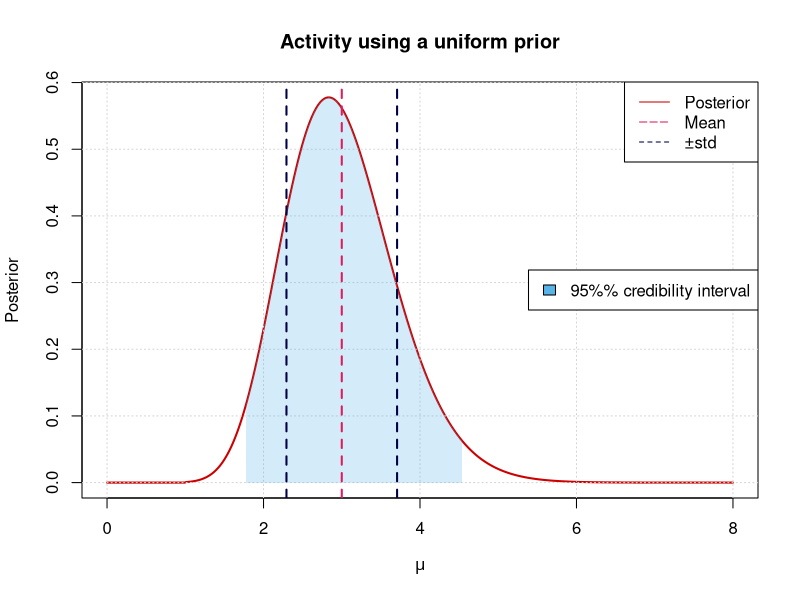
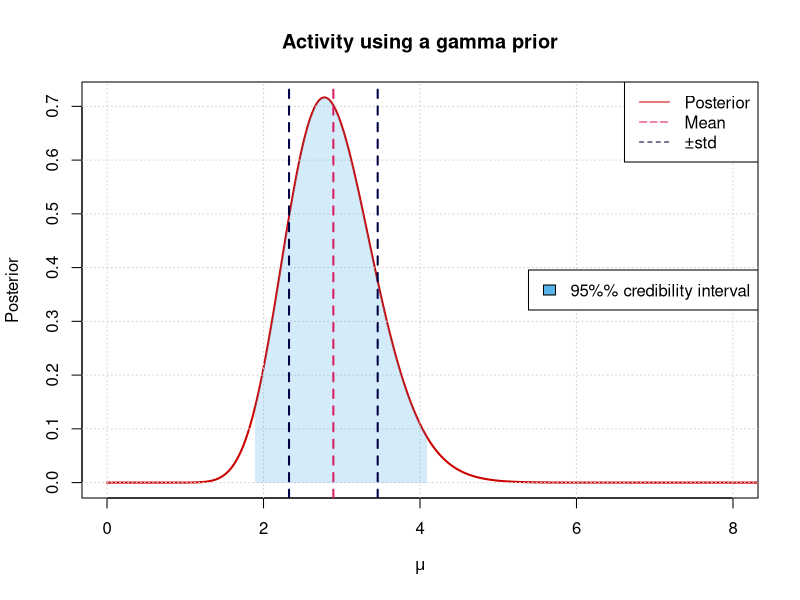
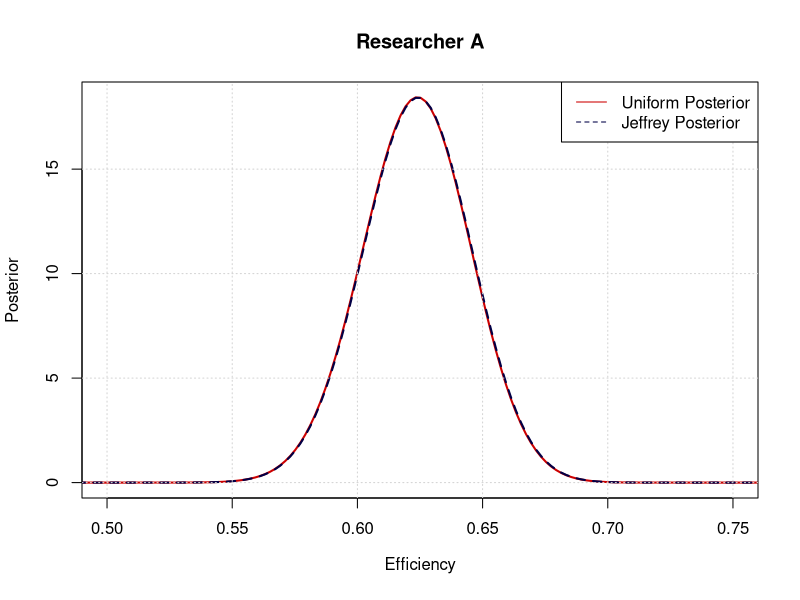
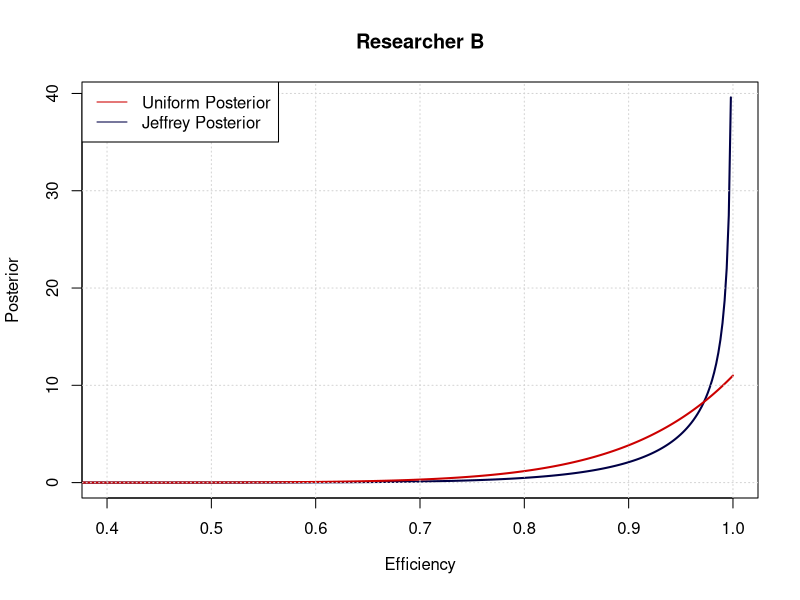
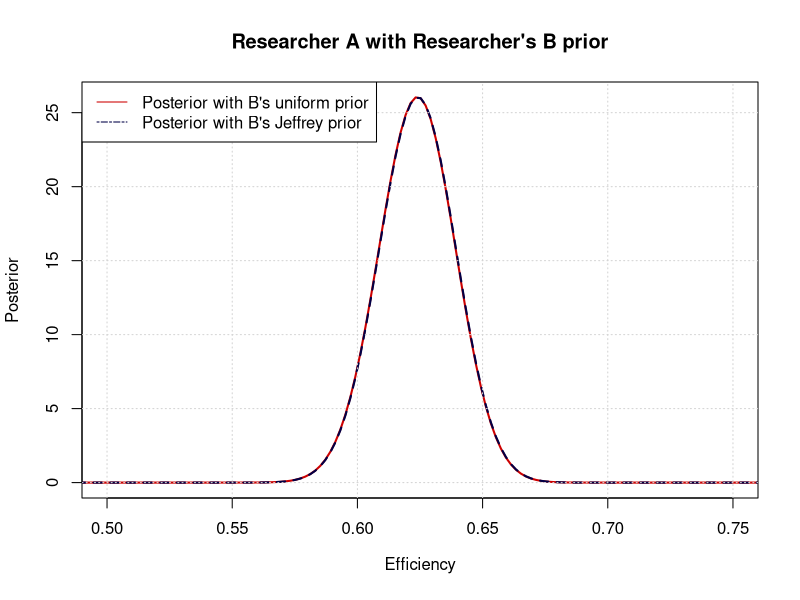
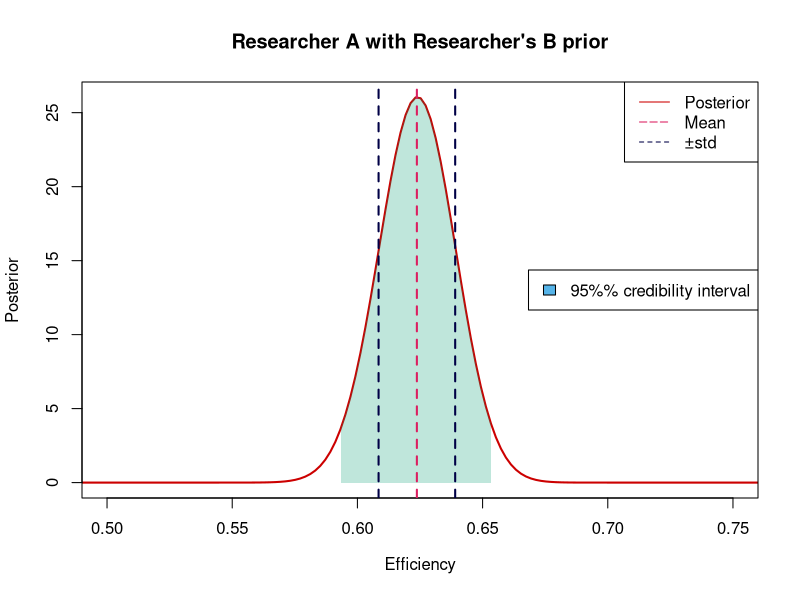
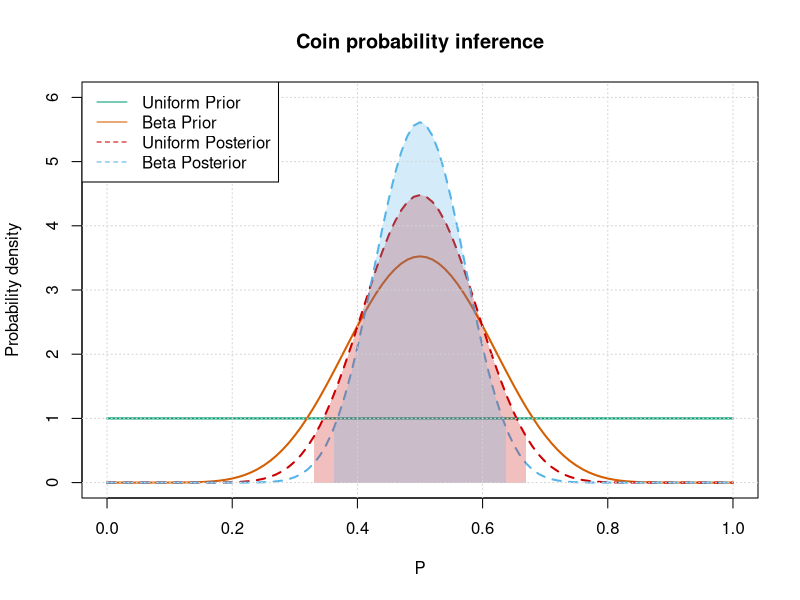
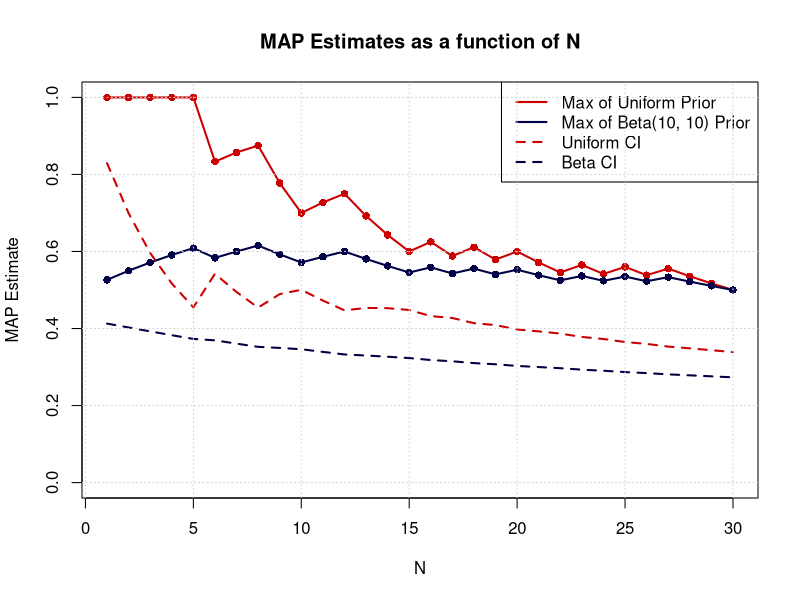

R code for these plots, in order:
## ---- chunk 1
knitr::opts_chunk$set(echo = TRUE)

color_vector <- c("#CC0000",   # Dark red
                  "#CC79A7",   # Muted purple
                  "#D55E00",   # Vermilion
                  "#009E73",   # Bluish green
                  "#56B4E9",   # Sky blue
                  '#000046',   # Deep Blue
                  "#DB1E60",   # Pinkish-red
                  "#E69F00")   # Yellow-orange

## ---- chunk 2
library(dplyr)
library(ggplot2)
library(reshape2)
## ---- chunk 3
#------------- Useful functions -------------
mean_pdf   <- function(f, lower, upper){integrate(function(x) x*f(x), lower, upper)$value}
std_pdf <- function(f, lower, upper) {
  mu <- mean_pdf(f, lower, upper)
  sqrt(integrate(function(x) (x - mu)^2 * f(x), lower, upper)$value / integrate(f, lower, upper)$value)
}
cumulative <- function(f, lower, X){integrate(f, lower, X)$value}
inverse_cumulative <- function(f, p, lower, upper){uniroot(function(x) cumulative(f, lower, x)-p, c(lower, upper))$root}

#inference functions
binom_likelihood <- function(prob, ...) sapply(prob, function(P)  prod(dbinom(prob=P, ...)))
pois_likelihood  <- function(mu, ...)   sapply(mu,   function(MU) prod(dpois (lambda = MU, ...)))

posterior <- function(parameter, prior, likelihood, lower, upper, ...) {
  unnormalized <- function(x) likelihood(x, ...)*prior(x)
  norm_factor  <- integrate(unnormalized, lower = lower, upper = upper)$value
  unnormalized(parameter)/norm_factor
}

## ---- chunk 4
#coding the data from the observations
observed_particles <- c(4, 1, 3, 1, 5, 3)
particles_mean <- observed_particles %>% mean
particles_std  <- observed_particles %>% sd

writeLines(sprintf(
  'The observed number of particles in a fixed time interval of 10s is on average %.1f, with a standard deviation of %.1f',
  particles_mean, particles_std
))

#------------------------------------------------
#------------ POSITIVE UNIFORM PRIOR ------------
#------------------------------------------------

#boundaries for the uniform prior
mu_lim <- c(1, 20)
p_mu <- 1./(mu_lim[2]-mu_lim[1])


#definition of prior and calculation of the posterior
uniform_prior     <- function(mu) sapply(mu, function(x) ifelse(x > mu_lim[1] && x < mu_lim[2], p_mu, 0))
uniform_posterior <- function(mu) posterior(mu, uniform_prior, pois_likelihood, lower=mu_lim[1], upper=mu_lim[2], x=observed_particles)

#compute the 95% credibility interval
uniform_95_interval <- sapply(c(0.025, 0.975), function(P) inverse_cumulative(uniform_posterior, p = P, lower = mu_lim[1], upper = mu_lim[2]))

mean_uniform   <- mean_pdf(uniform_posterior, lower = mu_lim[1], upper=mu_lim[2])
std_uniform    <- std_pdf (uniform_posterior, lower = mu_lim[1], upper=mu_lim[2])
median_uniform <- inverse_cumulative(uniform_posterior, 0.5, mu_lim[1], mu_lim[2])

#-------------- Plot the posterior --------------

curve(uniform_posterior, from = 0, to = 8, xlab = expression(mu), ylab = 'Posterior', col=color_vector[1], main='Activity using a uniform prior', xlim = c(0,8), lwd=2, n = 500) 

grid()

x_plot <- seq(from=uniform_95_interval[1], to=uniform_95_interval[2], length.out=500)
y_plot <- c(0, uniform_posterior(x_plot), 0)
x_plot <- c(uniform_95_interval[1], x_plot, uniform_95_interval[2])
polygon(x_plot, y_plot, col = adjustcolor(color_vector[5], alpha.f = 0.25),border = NA)

abline(v = mean_uniform, col = color_vector[7], lwd=2, lty='dashed')
abline(v=mean_uniform - std_uniform, col = color_vector[6], lwd=2, lty='dashed')
abline(v=mean_uniform + std_uniform, col = color_vector[6], lwd=2, lty='dashed')

legend("topright", legend = c("Posterior", "Mean", "±std"), col = c(color_vector[1], color_vector[7], color_vector[6]), lty = c('solid', 'longdash', 'dashed'))

legend("right", legend="95%% credibility interval", fill=color_vector[5])

#--------- OUTPUT ----------

writeLines(sprintf(
  '
  The mean of the posterior is: %.2f ;
  The standard deviation is: %.2f ;
  The median is : %.2f ;
  The 95%% credibility interval is: [ %.2f, %.2f ]
  ', mean_uniform, std_uniform, median_uniform, uniform_95_interval[1], uniform_95_interval[2])
)
## ---- chunk 5

#------------------------------------------------
#------------------ GAMMA PRIOR -----------------
#------------------------------------------------

mean_prior  <- 3
sigma_prior <- 1

#calculate the parameters from the hypothesis
shape <- (mean_prior / sigma_prior)^2 
rate <- mean_prior/(sigma_prior^2)

#definition of prior and calculation of the posterior and 95% credibility interval
gamma_prior       <- function(mu) dgamma(mu, shape = shape, rate = rate)
gamma_posterior   <- function(mu) posterior(mu, gamma_prior, pois_likelihood, lower=0, upper=Inf, x=observed_particles)
gamma_95_interval <- sapply(c(0.025, 0.975), function(P) inverse_cumulative(gamma_posterior, p = P, lower = 0, upper = 10))

mean_gamma   <- mean_pdf(gamma_posterior, lower = 0, upper=Inf)
std_gamma    <- std_pdf (gamma_posterior, lower = 0, upper=Inf)
median_gamma <- inverse_cumulative(gamma_posterior, 0.5, 0, 20)

#-------------- Plot the posterior --------------

curve(gamma_posterior, from = 0, to = 11, xlab = expression(mu), ylab = 'Posterior', col=color_vector[1], main='Activity using a gamma prior', xlim = c(0,8), lwd=2, n = 500) 
grid()

x_plot <- seq(from=gamma_95_interval[1], to=gamma_95_interval[2], length.out=100)
y_plot <- c(0, gamma_posterior(x_plot), 0)
x_plot <- c(gamma_95_interval[1], x_plot, gamma_95_interval[2])
polygon(x_plot, y_plot, col = adjustcolor(color_vector[5], alpha.f = 0.25),border = NA)

abline(v = mean_gamma, col = color_vector[7], lwd=2, lty='dashed')
abline(v=mean_gamma - std_gamma, col = color_vector[6], lwd=2, lty='dashed')
abline(v=mean_gamma + std_gamma, col = color_vector[6], lwd=2, lty='dashed')

legend("topright", legend = c("Posterior", "Mean", "±std"), col = c(color_vector[1], color_vector[7], color_vector[6]), lty = c('solid', 'longdash', 'dashed'))

legend("right", legend="95%% credibility interval", fill=color_vector[5])

#--------- OUTPUT ----------

writeLines(sprintf(
  '
  The mean of the posterior is: %.2f ;
  The standard deviation is: %.2f ;
  The median is : %.2f ;
  The 95%% credibility interval is: [ %.2f, %.2f ]
  ', mean_gamma, std_gamma, median_gamma, gamma_95_interval[1], gamma_95_interval[2])
)
## ---- chunk 6
n = 500
r = 312

#---------- CALCULATIONS ---------- 

uniform_prior     <- function(eff) sapply(eff, function(x) ifelse(x>=0 && x<=1, 1, 0))
uniform_posterior <- function(eff) posterior(eff, uniform_prior, binom_likelihood, lower=0, upper=1, size=n, x=r)
jeffrey_prior     <- function(eff) dbeta(eff, 0.5, 0.5)
jeffrey_posterior <- function(eff) posterior(eff, jeffrey_prior, binom_likelihood, lower=0, upper=1, size=n, x=r)

mean_uniform <- mean_pdf(uniform_posterior, lower = 0, upper=1)
std_uniform  <- std_pdf (uniform_posterior, lower = 0, upper=1)
mean_jeffrey <- mean_pdf(jeffrey_posterior, lower = 0, upper=1)
std_jeffrey  <- std_pdf (jeffrey_posterior, lower = 0, upper=1)

#-------------- PLOT -------------- 

curve(uniform_posterior, from = 0, to = 1, xlab = expression(Efficiency), ylab = 'Posterior', col=color_vector[1], main='Researcher A', xlim = c(.5,.75), lwd=2, n = 500) 
curve(jeffrey_posterior, from = 0, to = 1, xlab = expression(Efficiency), ylab = 'Posterior', col=color_vector[6], lty=2, add=TRUE, lwd=2, n = 500) 
grid()

legend("topright", legend = c("Uniform Posterior", "Jeffrey Posterior"), col = c(color_vector[1], color_vector[6]), lty = c(1, 2))

#------------ OUTPUT -------------- 

writeLines(sprintf(
"
Using a uniform prior the posterior has   mean %.3f with standard deviation %.2f .
Using a Jeffrey's prior the posterior has mean %.3f with standard deviation %.2f .
", mean_uniform, std_uniform, mean_jeffrey, std_jeffrey))

## ---- chunk 7
n = 10
r = 10

#---------- CALCULATIONS ---------- 

B.uniform_prior     <-function(eff) sapply(eff, function(x) ifelse(x>=0 && x<=1, 1, 0))
B.uniform_posterior <- function(eff) posterior(eff, B.uniform_prior, binom_likelihood, lower=0, upper=1, size=n, x=r)
B.jeffrey_prior     <- function(eff) dbeta(eff, 0.5, 0.5)
B.jeffrey_posterior <- function(eff) posterior(eff, B.jeffrey_prior, binom_likelihood, lower=0, upper=1, size=n, x=r)

B.mean_uniform <- mean_pdf(B.uniform_posterior, lower = 0, upper=1)
B.std_uniform  <- std_pdf (B.uniform_posterior, lower = 0, upper=1)
B.mean_jeffrey <- mean_pdf(B.jeffrey_posterior, lower = 0, upper=1)
B.std_jeffrey  <- std_pdf (B.jeffrey_posterior, lower = 0, upper=1)

#-------------- PLOT -------------- 

curve(B.jeffrey_posterior, from = 0, to = 1, xlab = expression(Efficiency), ylab = 'Posterior', col=color_vector[6], main='Researcher B', lwd=2, n = 500, xlim=c(0.4, 1)) 
curve(B.uniform_posterior, from = 0, to = 1, xlab = expression(Efficiency), ylab = 'Posterior', col=color_vector[1],  add=TRUE, lwd=2, n = 500)
grid()

legend("topleft", legend = c("Uniform Posterior", "Jeffrey Posterior"), col = c(color_vector[1], color_vector[6]), lty = 1)

#------------ OUTPUT -------------- 

writeLines(sprintf(
"
Using a uniform prior the posterior has   mean %.3f with standard deviation %.2f .
Using a Jeffrey's prior the posterior has mean %.3f with standard deviation %.2f .
", B.mean_uniform, B.std_uniform, B.mean_jeffrey, B.std_jeffrey))
## ---- chunk 8
n = 500
r = 312

#---------- CALCULATIONS ----------

A.uniform_B_posterior <- function(eff) posterior(eff, B.uniform_posterior, binom_likelihood, lower=0, upper=1, size=n, x=r)
A.jeffrey_B_posterior <- function(eff) posterior(eff, B.jeffrey_posterior, binom_likelihood, lower=0, upper=1, size=n, x=r)

A.mean_uniform_B <- mean_pdf(A.uniform_B_posterior, lower = 0, upper=1)
A.std_uniform_B  <- std_pdf (A.uniform_B_posterior, lower = 0, upper=1)
A.mean_jeffrey_B <- mean_pdf(A.jeffrey_B_posterior, lower = 0, upper=1)
A.std_jeffrey_B  <- std_pdf (A.jeffrey_B_posterior, lower = 0, upper=1)

#-------------- PLOT -------------- 

curve(A.uniform_B_posterior, from = 0, to = 1, xlab = expression(Efficiency), ylab = 'Posterior', col=color_vector[1], main="Researcher A with Researcher's B prior", xlim=c(0.5, 0.75), lwd=2, n = 500) 
curve(A.jeffrey_B_posterior, from = 0, to = 1, xlab = expression(Efficiency), ylab = 'Posterior', col=color_vector[6], lty='dashed', main=' ', add=TRUE, lwd=2, n = 500) 
grid()

legend("topleft", legend = c("Posterior with B's uniform prior", "Posterior with B's Jeffrey prior"), col = c(color_vector[1], color_vector[6]), lty = c(1, 6))

#------------ OUTPUT -------------- 

writeLines(sprintf(
"
Using the uniform posterior of B as prior, the posterior for A has  mean %.3f with standard deviation %.2f .
Using the Jeffrey's posteriorof B as prior, the posterior for A has mean %.3f with standard deviation %.2f .
", A.mean_uniform_B, A.std_uniform_B, A.mean_jeffrey_B, A.std_jeffrey_B))

## ---- chunk 9
credibility_95_interval <- sapply(c(0.025, 0.975), function(P) inverse_cumulative(A.uniform_B_posterior, p = P, lower = 0, upper = 1))

x_plot <- seq(from=credibility_95_interval[1], to=credibility_95_interval[2], length.out=100)
y_plot <- c(0, A.uniform_B_posterior(x_plot), 0)
x_plot <- c(credibility_95_interval[1], x_plot, credibility_95_interval[2])

curve(A.uniform_B_posterior, from = 0, to = 1, xlab = expression(Efficiency), ylab = 'Posterior', col=color_vector[1], main="Researcher A with Researcher's B prior", xlim=c(0.5, 0.75), lwd=2, n = 500) 

polygon(x_plot, y_plot, col = adjustcolor(color_vector[4], alpha.f = 0.25),border = NA)

abline(v = A.mean_uniform_B, col = color_vector[7], lwd=2, lty='dashed')
abline(v = A.mean_uniform_B - A.std_uniform_B, col = color_vector[6], lwd=2, lty='dashed')
abline(v = A.mean_uniform_B + A.std_uniform_B, col = color_vector[6], lwd=2, lty='dashed')

legend("topright", legend = c("Posterior", "Mean", "±std"), col = c(color_vector[1], color_vector[7], color_vector[6]), lty = c('solid', 'longdash', 'dashed'))

legend("right", legend="95%% credibility interval", fill=color_vector[5])
## ---- chunk 10
N <- 30
coin_outcomes <- c(1, 1, 1, 1, 1, 0, 1, 1, 0, 0, 1, 1, 0, 0, 0, 1, 0, 1, 0, 1, 0, 0, 1, 0, 1, 0, 1, 0, 0, 0)
alpha <- 10 ; beta <- 10;
tails = coin_outcomes |> sum()

#-------------------------- COMPUTATION ----------------------

uniform_prior     <- function(p) sapply(p, function(X) ifelse(X >= 0 && X <=1, 1, 0))
uniform_posterior <- function(p) posterior(p, uniform_prior, binom_likelihood, lower=0, upper=1, size=N, x=tails)
beta_prior        <- function(x) dbeta(x, shape1 = alpha, shape2 = beta)
beta_posterior    <- function(p) posterior(p, beta_prior, binom_likelihood, lower=0, upper=1, size=N, x=tails)

uniform_max <- optimize(uniform_posterior, c(0,1), maximum = TRUE)
beta_max    <- optimize(beta_posterior,    c(0,1), maximum = TRUE)

uniform_95_interval <- sapply(c(0.025, 0.975), function(P) inverse_cumulative(uniform_posterior, p = P, lower = 0, upper = 1))
beta_95_interval    <- sapply(c(0.025, 0.975), function(P) inverse_cumulative(beta_posterior, p = P, lower = 0, upper = 1))

#---------------------------- PLOT ---------------------------

curve(uniform_prior, from = 0, to = 1, xlab = "P", ylab = 'Probability density', col=color_vector[4], main="Coin probability inference", xlim = c(0,1), ylim=c(0,6), lwd=2) 
curve(beta_prior, from = 0, to = 1, col=color_vector[3], add=TRUE, lwd=2)

curve(uniform_posterior, from = 0, to = 1, col=color_vector[1], lty='dashed', add=TRUE, lwd=2) 
curve(beta_posterior, from = 0, to = 1, col=color_vector[5], lty='dashed', add=TRUE, lwd=2) 

uniform_x_plot <- seq(from=uniform_95_interval[1], to=uniform_95_interval[2], length.out=100)
uniform_y_plot <- c(0, uniform_posterior(uniform_x_plot), 0)
uniform_x_plot <- c(uniform_95_interval[1], uniform_x_plot, uniform_95_interval[2])

beta_x_plot <- seq(from=beta_95_interval[1], to=beta_95_interval[2], length.out=100)
beta_y_plot <- c(0, beta_posterior(beta_x_plot), 0)
beta_x_plot <- c(beta_95_interval[1], beta_x_plot, beta_95_interval[2])

polygon(uniform_x_plot, uniform_y_plot, col = adjustcolor(color_vector[1], alpha.f = 0.25),border = NA)
polygon(beta_x_plot, beta_y_plot, col = adjustcolor(color_vector[5], alpha.f = 0.25),border = NA)

grid()

legend("topleft", legend = c("Uniform Prior", "Beta Prior", "Uniform Posterior", "Beta Posterior"), col = c(color_vector[4], color_vector[3], color_vector[1], color_vector[5]), lty = c(1, 1, 2, 2))

#-------------------------- OUTPUT ---------------------------

writeLines(sprintf(
  '
  - Assuming a uniform prior, the most probable value for p is %.3f
  - The 95%% credibility interval is [ %.2f , %.2f ]
  
  - Assuming a beta(10,10) prior, the most probable value is %.3f
  - The 95%% credibility interval is [ %.2f , %.2f ]
  ', uniform_max$maximum, uniform_95_interval[1], uniform_95_interval[2], beta_max$maximum, beta_95_interval[1], beta_95_interval[2]
  )
)
## ---- chunk 11
#using the sequential approach
coin_outcomes <- c(1, 1, 1, 1, 1, 0, 1, 1, 0, 0, 1, 1, 0, 0, 0, 1, 0, 1, 0, 1, 0, 0, 1, 0, 1, 0, 1, 0, 0, 0)

N <- seq_along(coin_outcomes)
#calculate the partial outcomes after each single toss
partial_results <- sapply(N, function(i) coin_outcomes[1:i])
tails <- lapply(partial_results, function(x) sum(x))

#-------------------------- COMPUTATION ----------------------

alpha <- 10 ; beta <- 10;
uniform_prior <- function(p) sapply(p, function(X) ifelse(X >= 0 && X <=1, 1, 0))
beta_prior    <- function(x) dbeta(x, shape1 = alpha, shape2 = beta)

# define two general functions to compute the posterior at each step 
uniform_posterior <- function(p, size, x) posterior(p, uniform_prior, binom_likelihood, lower=0, upper=1, size=size, x=x)
beta_posterior <- function(p, size, x) posterior(p, beta_prior, binom_likelihood, lower=0, upper=1, size=size, x=x)

# apply them using mapply over N and tails lists
uniform_posterior_history <- function(p) {
  mapply(function(size, x) {
    function(p) uniform_posterior(p, size, x)
  }, size = N, x = tails)
}

beta_posterior_history <- function(p) {
  mapply(function(size, x) {
    function(p) beta_posterior(p, size, x)
  }, size = N, x = tails)
}

#compute the maximum for each step
uniform_max_history <- lapply(uniform_posterior_history(), 
                              function(func) optimize(func, c(0, 1), maximum = TRUE)$maximum)

beta_max_history <- lapply(beta_posterior_history(), 
                           function(func) optimize(func, c(0, 1), maximum = TRUE)$maximum)

#compute the 95% credibility interval for each step
calculate_95_interval <- function(posterior) sapply(c(0.025, 0.975), function(P) inverse_cumulative(posterior, p = P, lower = 0, upper = 1))

#save the intervals
uniform_interval_history <- lapply(uniform_posterior_history(), calculate_95_interval) 
beta_interval_history <- lapply(beta_posterior_history(), calculate_95_interval)

#save the length of the credibility intervals
uniform_interval_lenght_history <- lapply(uniform_posterior_history(), calculate_95_interval) |>
  (\(my_list) sapply(my_list, function(x) x[2] - x[1]))()
beta_interval_lenght_history <- lapply(beta_posterior_history(), calculate_95_interval) |>
  (\(my_list) sapply(my_list, function(x) x[2] - x[1]))()

#---------------------------- PLOT ---------------------------

plot(N, uniform_max_history, type = "l", col = color_vector[1], lwd = 2, ylim = c(0, 1),
     xlab = "N", ylab = "MAP Estimate", main = "MAP Estimates as a function of N")
lines(N, beta_max_history, col = color_vector[6], lwd = 2)

lines(N, uniform_interval_lenght_history, col = color_vector[1], lwd = 2, lty=2)
lines(N, beta_interval_lenght_history, col = color_vector[6], lwd = 2, lty=2)

legend("topright", legend = c("Max of Uniform Prior", "Max of Beta(10, 10) Prior", "Uniform CI", "Beta CI"), col = c(color_vector[1], color_vector[6], color_vector[1], color_vector[6]), lty = c(1,1,2,2), lwd=2)

points(N, uniform_max_history, col = color_vector[1], pch = 16)
points(N, beta_max_history, col = color_vector[6], pch = 16)

grid()

#--------------------------- OUTPUT --------------------------

writeLines(sprintf(
  '
  - Assuming a uniform prior, the most probable value for p is %.3f
  - The 95%% credibility interval is [ %.2f , %.2f ]
  
  - Assuming a beta(10,10) prior, the most probable value is %.3f
  - The 95%% credibility interval is [ %.2f , %.2f ]
  ', tail(uniform_max_history, 1), tail(uniform_interval_history, 1)[[1]][1], tail(uniform_interval_history, 1)[[1]][2], tail(beta_max_history, 1), tail(beta_interval_history, 1)[[1]][1], tail(beta_interval_history, 1)[[1]][2]
  )
)

## ---- chunk 12
# Given data
N_poll <- 100
data_poll <- c(32, 14, 26, 28)

N <- 200
data <- c(57, 31, 45, 67)
labels <- c("A", "B", "C", "D")

#-------------------------------------------------------------
#-------------------------- COMPUTATION ----------------------
#-------------------------------------------------------------

# Priors
alpha_uniform_prior <- c(1., 1., 1., 1.)
alpha_poll_prior <- data_poll

# Posterior parameters
alpha_uniform_posterior <- alpha_uniform_prior + data
alpha_poll_posterior <- alpha_poll_prior + data

# Posterior means and standard deviations
uniform_alpha_0 <- sum(alpha_uniform_posterior)

uniform_means <- alpha_uniform_posterior / uniform_alpha_0
uniform_std <- sqrt((uniform_means * (1 - uniform_means)) / (uniform_alpha_0 + 1))

poll_alpha_0 <- sum(alpha_poll_posterior)

poll_means <- alpha_poll_posterior /poll_alpha_0
poll_std <- sqrt((poll_means * (1 - poll_means)) / (poll_alpha_0 + 1))

# Posterior credibility intervals
uniform_68_interval <- sapply(alpha_uniform_posterior , function(alpha_i) qbeta(c(.16, .84), shape1=alpha_i, shape2 = uniform_alpha_0 - alpha_i))

poll_68_interval <- sapply(alpha_poll_posterior , function(alpha_i) qbeta(c(.16, .84), shape1=alpha_i, shape2 = poll_alpha_0 - alpha_i))

#-------------------------------------------------------------
#---------------------------- OUTPUT -------------------------
#-------------------------------------------------------------

# Output results
output <- sprintf(
  "
  - Assuming a uniform prior, the most probable values for p are [ %.3f , %.3f , %.3f , %.3f ]
  - The standard deviations are [ %.3f , %.3f , %.3f , %.3f ]
  - The 68%% credibility intervals are [ %.2f-%.2f , %.2f-%.2f , %.2f-%.2f , %.2f-%.2f ]
  
  - Assuming the poll's prior, the most probable values are [ %.3f , %.3f , %.3f , %.3f ]
  - The standard deviations are [ %.3f , %.3f , %.3f , %.3f ]
  - The 68%% credibility intervals are [ %.2f-%.2f , %.2f-%.2f , %.2f-%.2f , %.2f-%.2f ]
  ", 
  uniform_means[1], uniform_means[2], uniform_means[3], uniform_means[4],
  uniform_std[1], uniform_std[2], uniform_std[3], uniform_std[4],
  uniform_68_interval[1,1], uniform_68_interval[2,1], uniform_68_interval[1,2], uniform_68_interval[2,2],
  uniform_68_interval[1,3], uniform_68_interval[2,3], uniform_68_interval[1,4], uniform_68_interval[2,4],
  
  poll_means[1], poll_means[2], poll_means[3], poll_means[4],
  poll_std[1], poll_std[2], poll_std[3], poll_std[4],
  poll_68_interval[1,1], poll_68_interval[2,1], poll_68_interval[1,2], poll_68_interval[2,2],
  poll_68_interval[1,3], poll_68_interval[2,3], poll_68_interval[1,4], poll_68_interval[2,4]
)

cat(output)

#-------------------------------------------------------------
#----------------------------- PLOTS -------------------------
#-------------------------------------------------------------

# Data for plotting
data_plot <- data.frame(
  Label = rep(labels, 2),
  Mean = c(uniform_means, poll_means),
  Std = c(uniform_std, poll_std),
  Prior = rep(c("Uniform", "Poll-based"), each = length(labels))
)

# Melt the dataframe for ggplot2
data_melt <- melt(data_plot, id.vars = c("Label", "Prior"))

# Prepare the colors
uniform_color <- color_vector[5]
poll_color    <- color_vector[4]  

# Plotting
ggplot(data_melt, aes(x = Label, y = value, fill = Prior)) +
  geom_bar(stat = "identity", position = "dodge") +
  labs(title = "Posterior Distributions",
       y = "Value",
       x = "Labels") +
  theme_minimal() +
  scale_fill_manual(values = c("Uniform" = uniform_color, "Poll-based" = poll_color))

# Prepare data for ggplot2
df_means <- data.frame(
  Label = rep(labels, 2),
  Mean = c(uniform_means, poll_means),
  Lower = c(uniform_68_interval[1,], poll_68_interval[1,]),
  Upper = c(uniform_68_interval[2,], poll_68_interval[2,]),
  Prior = rep(c("Uniform Prior", "Poll-based Prior"), each = length(labels))
)

df_std <- data.frame(
  Label = rep(labels, 2),
  Std = c(uniform_std, poll_std),
  Prior = rep(c("Uniform Prior", "Poll-based Prior"), each = length(labels))
)

# Plot means with credibility intervals
ggplot(df_means, aes(x = Label, y = Mean, fill = Prior)) +
  geom_bar(stat = "identity", position = "dodge", width = 0.7) +
  geom_errorbar(aes(ymin = Lower, ymax = Upper), position = position_dodge(width = 0.7), width = 0.2, color=color_vector[6]) +
  labs(title = "Posterior Means with 68% Credibility Intervals",
       y = "Mean",
       x = "Labels") +
  theme_minimal() +
  scale_fill_manual(values = c("Uniform Prior" = uniform_color, "Poll-based Prior" = poll_color))

# Plot standard deviations
ggplot(df_std, aes(x = Label, y = Std, fill = Prior)) +
  geom_bar(stat = "identity", position = "dodge", width = 0.7) +
  labs(title = "Posterior Standard Deviations",
       y = "Standard Deviation",
       x = "Labels") +
  theme_minimal() +
  scale_fill_manual(values = c("Uniform Prior" = uniform_color, "Poll-based Prior" = poll_color))
